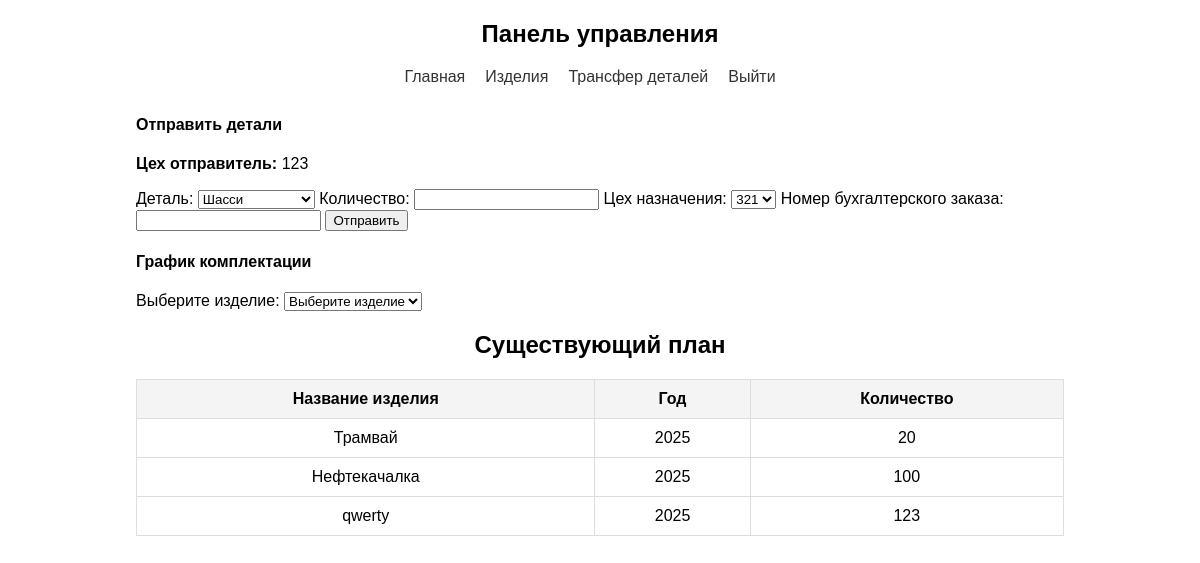
The app's page /pages/dashboard.php (signed in) with its own data.
### tables this page shows
CREATE TABLE `users` (
  `id` int NOT NULL,
  `username` varchar(100) NOT NULL,
  `password` varchar(255) NOT NULL,
  `role` enum('admin','dispatcher','shift_manager') NOT NULL,
  `full_name` varchar(255) NOT NULL,
  `department_id` int DEFAULT NULL
);

CREATE TABLE `departments` (
  `id` int NOT NULL,
  `name` varchar(255) NOT NULL,
  `department_number` varchar(50) NOT NULL
);

CREATE TABLE `product_plan` (
  `id` int NOT NULL,
  `product_id` int DEFAULT NULL,
  `year` int DEFAULT NULL,
  `quantity` int NOT NULL
);

CREATE TABLE `products` (
  `id` int NOT NULL,
  `name` varchar(255) NOT NULL
);

### assets/php/script/queries.php (called while the page is built, shortened)
<?php
function getUserById($userId) {
    global $pdo;
    $stmt = $pdo->prepare("SELECT * FROM users WHERE id = ?");
    $stmt->execute([$userId]);
    return $stmt->fetch(PDO::FETCH_ASSOC);
}
function getNameDepartmentByIdUser($department_id) {
    global $pdo;
    $stmt = $pdo->prepare("SELECT department_number FROM departments WHERE id = ?");
    $stmt->execute([$department_id]);
    $row = $stmt->fetch(PDO::FETCH_ASSOC);
    return $row ? $row['department_number'] : null;
}
function getDepartments() {
    global $pdo;
    $stmt = $pdo->prepare("SELECT * FROM departments");
    $stmt->execute();
    return $stmt->fetchAll(PDO::FETCH_ASSOC);
}
function getParts() {
    global $pdo;
    $stmt = $pdo->prepare("SELECT * FROM parts");
    $stmt->execute();
    return $stmt->fetchAll(PDO::FETCH_ASSOC);
}
?>

### pages/dashboard.php (the view, shortened to what this page needs)
<?php
include_once '../assets/php/script/connect.php';
include_once '../assets/php/script/queries.php';
$user_id = $_SESSION['user_id'];
$user = getUserById($user_id);
$role = $user['role'];
$departments = getDepartments();
$users = getUsers();
?>
<!DOCTYPE html>
<html lang="ru">
<head>
    <link rel="stylesheet" href="..\assets\css\style.css">
</head>
<body>
    <div class="container">
        <h2>Панель управления</h2>
        <?php
        include_once '..\assets\php\head.php';
        ?>
        <div class="role-section">
            <?php if ($role === 'admin'):  ?>
                <h3>Добро пожаловать, Администратор!</h3>
                <p>Вы можете управлять всеми пользователями и настройками системы.</p>
                <h4>Пользователи</h4>
                <table>
                    <tr>
                        <th>ID</th>
                        <th>Логин</th>
                        <th>Роль</th>
                        <th>Цех</th>
                    </tr>
                    <?php foreach ($users as $user): ?>
                        <tr>
                            <td><?= $user['id'] ?></td>
                            <td><?= htmlspecialchars($user['username']) ?></td>
                            <td><?= $user['role'] ?></td>
                            <td><?= htmlspecialchars($user['department_name']) ?></td>
                        </tr>
                    <?php endforeach; ?>
                </table>
            <?php elseif ($role === 'dispatcher'):  ?>
                <h4>Отправить детали</h4>
                <?php
                $currentUser = getUserById($_SESSION['user_id']);
                $currentDepartmentId = $currentUser['department_id'];
                $currentDepartmentName = getNameDepartmentByIdUser($currentUser['department_id']) ?? 'Неизвестно';
                ?>
                <form id="sendPartForm">
                    <p><strong>Цех отправитель:</strong> <?= htmlspecialchars($currentDepartmentName) ?></p>
                    <label for="part_id">Деталь:</label>
                    <select name="part_id" id="part_id">
                        <?php foreach (getParts() as $part): ?>
                            <option value="<?= $part['id'] ?>"><?= htmlspecialchars($part['name']) ?></option>
                        <?php endforeach; ?>
                    </select>
                    <label for="quantity">Количество:</label>
                    <input type="number" name="quantity" id="quantity" min="1" required>
                    <label for="target_department">Цех назначения:</label>
                    <select name="target_department" id="target_department">
                        <?php foreach ($departments as $department): ?>
                            <?php if ($department['id'] != $currentDepartmentId): ?>
                                <option value="<?= $department['id'] ?>"><?= htmlspecialchars($department['name']) ?></option>
                            <?php endif; ?>
                        <?php endforeach; ?>
                    </select>
                    <label for="order_number">Номер бухгалтерского заказа:</label>
                    <input type="text" name="order_number" id="order_number" required>
                    <button type="submit">Отправить</button>
                </form>
                <h4>График комплектации</h4>
                <label for="product">Выберите изделие:</label>
                <select name="product" id="product" onchange="loadProductDetails()">
                    <option value="">Выберите изделие</option>
                </select>
            <?php endif; ?>
        </div>
        <?php
        include_once "../assets/php/plan.php";
        ?>
    </div>
</body>
</html>

### assets/php/plan.php (shortened to what this page needs)
<?php
include_once '../assets/php/script/connect.php';
include_once '../assets/php/script/queries.php';
$query = "SELECT products.name AS product_name, product_plan.year, product_plan.quantity
          FROM product_plan
          JOIN products ON product_plan.product_id = products.id
          ORDER BY product_plan.year";
$stmt = $pdo->prepare($query);
$stmt->execute();
$plan = $stmt->fetchAll(PDO::FETCH_ASSOC);
?>
<h2>Существующий план</h2>
        <table border="1" cellpadding="10" cellspacing="0">
            <thead>
                <tr>
                    <th>Название изделия</th>
                    <th>Год</th>
                    <th>Количество</th>
                </tr>
            </thead>
            <tbody>
                <?php foreach ($plan as $row): ?>
                    <tr>
                        <td><?= htmlspecialchars($row['product_name']); ?></td>
                        <td><?= htmlspecialchars($row['year']); ?></td>
                        <td><?= htmlspecialchars($row['quantity']); ?></td>
                    </tr>
                <?php endforeach; ?>
            </tbody>

### assets/css/style.css (style rules this page uses)
body { font-family: Arial, sans-serif; margin: 20px; }
.container { width: 80%; margin: auto; }
h2 { text-align: center; margin-bottom: 20px; }
.role-section { margin-top: 30px; }
table { width: 100%; border-collapse: collapse; margin-top: 20px; }
th, td { padding: 10px; border: 1px solid #ddd; text-align: center; }
th { background-color: #f4f4f4; }

### records on screen
users: department.department_number "123"
product_plan: product.name "Трамвай", year "2025", quantity "20"
product_plan: product.name "Нефтекачалка", year "2025", quantity "100"
product_plan: product.name "qwerty", year "2025", quantity "123"

### other values on screen
form field part_id "Шасси"
form field target_department "321"
